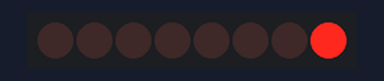
The sketch below on a simulated Arduino Uno, built with avr-gcc and run on an emulated ATmega328P. On the bench: 8 shift-register outputs drawn as a row of LEDs (first output left, lit = HIGH). Wiring (inferred from the names in the program): shift register (74HC595): data pin 12; shift clock pin 9; latch pin 11. Wiring (inferred from the signals the program sends): row of LEDs: on Q0, Q1, Q2, Q3, Q4, Q5, Q6, Q7.

Above: at 0.05 s.
At 0.45 s:
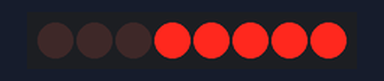
At 0.85 s:
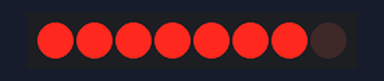
At 1.75 s:
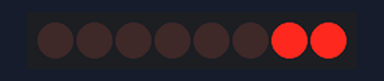
At 2.65 s:
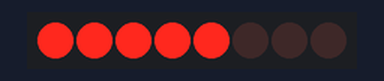
At 3.55 s:
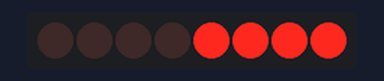
Timing chart, 0 to 3.9 s (numbered marks = the images above):
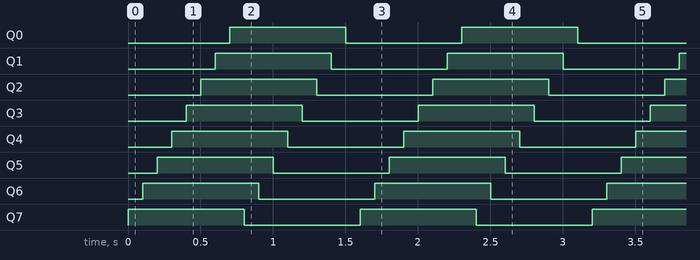

Measured:
- by itself, Q0–7: alternates HIGH for 0.80 s and LOW for 0.80 s
- by itself, everything shown: repeats every 1.6 s, in 16 steps

The sketch:

Eight_LED_with_74HC595_Flash_LED.ino
```cpp
//www.elegoo.com
//2016.12.9

int tDelay = 100;
int latchPin = 11;    // (11) ST_CP [RCK] on 74HC595 (storage)
int clockPin = 9;     // (9) SH_CP [SCK] on 74HC595 (shift)
int dataPin = 12;     // (12) DS [S1] on 74HC595 (data serial)

byte leds = 0;

void updateShiftRegister()
{
   digitalWrite(latchPin, LOW);
   shiftOut(dataPin, clockPin, LSBFIRST, leds);
   digitalWrite(latchPin, HIGH);
}

void setup()
{
  pinMode(latchPin, OUTPUT);
  pinMode(dataPin, OUTPUT);
  pinMode(clockPin, OUTPUT);
}

void loop()
{
  // turn off all LEDs:
  leds = 0;
  updateShiftRegister();
  // loop to increase LED, update, and wait:
  //delay(tDelay);
  for (int i = 0; i < 8; i++)
  {
    bitSet(leds, i);
    updateShiftRegister();
    delay(tDelay);
  }
  // loop to turn off LEDs in order:
  for (int i = 0; i < 8; i++)
  {
    bitClear(leds, i);
    updateShiftRegister();
    delay(tDelay);
  }
}
```
